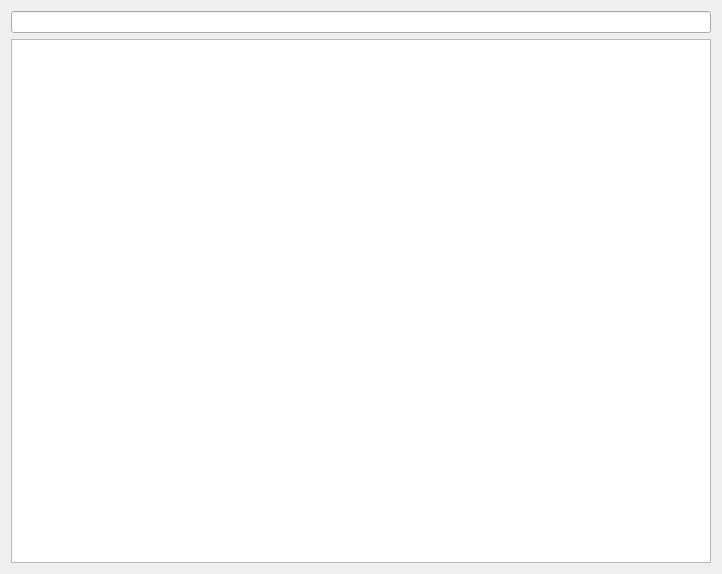
<?xml version="1.0" encoding="UTF-8"?>
<ui version="4.0">
 <class>Customers</class>
 <widget class="QWidget" name="Customers">
  <property name="geometry">
   <rect>
    <x>0</x>
    <y>0</y>
    <width>722</width>
    <height>574</height>
   </rect>
  </property>
  <property name="windowTitle">
   <string>Form</string>
  </property>
  <layout class="QVBoxLayout" name="verticalLayout">
   <item>
    <widget class="QLineEdit" name="lineEdit"/>
   </item>
   <item>
    <widget class="QTableView" name="tableView"/>
   </item>
  </layout>
 </widget>
 <resources/>
 <connections/>
</ui>
